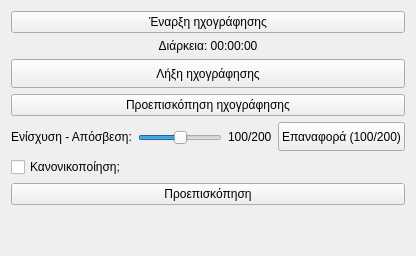
     <widget class="QWidget" name="tab_2">
      <attribute name="title">
       <string>ή εισαγωγή μέσω ηχογράφησης</string>
      </attribute>
      <layout class="QVBoxLayout" name="verticalLayout_5">
       <item>
        <widget class="QPushButton" name="record_start">
         <property name="sizePolicy">
          <sizepolicy hsizetype="Minimum" vsizetype="Maximum">
           <horstretch>0</horstretch>
           <verstretch>0</verstretch>
          </sizepolicy>
         </property>
         <property name="text">
          <string>Έναρξη ηχογράφησης</string>
         </property>
         <property name="icon">
          <iconset resource="../../../../icons.qrc">
           <normaloff>:/rest-windows/assets/images/rest-windows/microphone.png</normaloff>:/rest-windows/assets/images/rest-windows/microphone.png</iconset>
         </property>
        </widget>
       </item>
       <item>
        <widget class="QLabel" name="record_time">
         <property name="text">
          <string>Διάρκεια: 00:00:00</string>
         </property>
         <property name="alignment">
          <set>Qt::AlignCenter</set>
         </property>
        </widget>
       </item>
       <item>
        <widget class="QPushButton" name="record_stop">
         <property name="sizePolicy">
          <sizepolicy hsizetype="Minimum" vsizetype="Maximum">
           <horstretch>0</horstretch>
           <verstretch>0</verstretch>
          </sizepolicy>
         </property>
         <property name="minimumSize">
          <size>
           <width>0</width>
           <height>29</height>
          </size>
         </property>
         <property name="text">
          <string>Λήξη ηχογράφησης</string>
         </property>
        </widget>
       </item>
       <item>
        <widget class="QPushButton" name="record_preview_record_button">
         <property name="sizePolicy">
          <sizepolicy hsizetype="Minimum" vsizetype="Maximum">
           <horstretch>0</horstretch>
           <verstretch>0</verstretch>
          </sizepolicy>
         </property>
         <property name="text">
          <string>Προεπισκόπηση ηχογράφησης</string>
         </property>
         <property name="icon">
          <iconset resource="../../../../icons.qrc">
           <normaloff>:/rest-windows/assets/images/rest-windows/preview-church-news.png</normaloff>:/rest-windows/assets/images/rest-windows/preview-church-news.png</iconset>
         </property>
        </widget>
       </item>
       <item>
        <widget class="QFrame" name="frame">
         <property name="sizePolicy">
          <sizepolicy hsizetype="Preferred" vsizetype="Fixed">
           <horstretch>0</horstretch>
           <verstretch>0</verstretch>
          </sizepolicy>
         </property>
         <property name="minimumSize">
          <size>
           <width>0</width>
           <height>0</height>
          </size>
         </property>
         <property name="styleSheet">
          <string notr="true">QFrame{border:none;}</string>
         </property>
         <property name="frameShape">
          <enum>QFrame::StyledPanel</enum>
         </property>
         <property name="frameShadow">
          <enum>QFrame::Raised</enum>
         </property>
         <layout class="QHBoxLayout" name="horizontalLayout_2">
          <property name="leftMargin">
           <number>0</number>
          </property>
          <property name="topMargin">
           <number>0</number>
          </property>
          <property name="rightMargin">
           <number>0</number>
          </property>
          <property name="bottomMargin">
           <number>0</number>
          </property>
          <item>
           <widget class="QLabel" name="label_6">
            <property name="text">
             <string>Ενίσχυση - Απόσβεση:</string>
            </property>
           </widget>
          </item>
          <item>
           <widget class="QFrame" name="frame_9">
            <property name="sizePolicy">
             <sizepolicy hsizetype="Expanding" vsizetype="Preferred">
              <horstretch>0</horstretch>
              <verstretch>0</verstretch>
             </sizepolicy>
            </property>
            <property name="frameShape">
             <enum>QFrame::StyledPanel</enum>
            </property>
            <property name="frameShadow">
             <enum>QFrame::Raised</enum>
            </property>
            <layout class="QVBoxLayout" name="verticalLayout_2">
             <property name="spacing">
              <number>0</number>
             </property>
             <property name="leftMargin">
              <number>0</number>
             </property>
             <property name="topMargin">
              <number>0</number>
             </property>
             <property name="rightMargin">
              <number>0</number>
             </property>
             <property name="bottomMargin">
              <number>0</number>
             </property>
             <item>
              <spacer name="verticalSpacer_3">
               <property name="orientation">
                <enum>Qt::Vertical</enum>
               </property>
               <property name="sizeHint" stdset="0">
                <size>
                 <width>20</width>
                 <height>8</height>
                </size>
               </property>
              </spacer>
             </item>
             <item>
              <widget class="QSlider" name="record_volume_slider">
               <property name="maximum">
                <number>200</number>
               </property>
               <property name="value">
                <number>100</number>
               </property>
               <property name="orientation">
                <enum>Qt::Horizontal</enum>
               </property>
              </widget>
             </item>
             <item>
              <spacer name="verticalSpacer_4">
               <property name="orientation">
                <enum>Qt::Vertical</enum>
               </property>
               <property name="sizeHint" stdset="0">
                <size>
                 <width>20</width>
                 <height>1</height>
                </size>
               </property>
              </spacer>
             </item>
            </layout>
           </widget>
          </item>
          <item>
           <widget class="QLabel" name="record_volume_label">
            <property name="text">
             <string>100/200</string>
            </property>
           </widget>
          </item>
          <item>
           <widget class="QPushButton" name="record_reset_volume_button">
            <property name="sizePolicy">
             <sizepolicy hsizetype="Minimum" vsizetype="Maximum">
              <horstretch>0</horstretch>
              <verstretch>0</verstretch>
             </sizepolicy>
            </property>
            <property name="minimumSize">
             <size>
              <width>0</width>
              <height>29</height>
             </size>
            </property>
            <property name="text">
             <string>Επαναφορά (100/200)</string>
            </property>
           </widget>
          </item>
         </layout>
        </widget>
       </item>
       <item>
        <widget class="QFrame" name="frame_3">
         <property name="minimumSize">
          <size>
           <width>0</width>
           <height>0</height>
          </size>
         </property>
         <property name="styleSheet">
          <string notr="true">QFrame{border:none;}</string>
         </property>
         <property name="frameShape">
          <enum>QFrame::StyledPanel</enum>
         </property>
         <property name="frameShadow">
          <enum>QFrame::Raised</enum>
         </property>
         <layout class="QHBoxLayout" name="horizontalLayout_3">
          <property name="leftMargin">
           <number>0</number>
          </property>
          <property name="topMargin">
           <number>0</number>
          </property>
          <property name="rightMargin">
           <number>0</number>
          </property>
          <property name="bottomMargin">
           <number>0</number>
          </property>
          <item>
           <widget class="QCheckBox" name="record_is_normalized">
            <property name="text">
             <string>Κανονικοποίηση;</string>
            </property>
           </widget>
          </item>
         </layout>
        </widget>
       </item>
       <item>
        <widget class="QPushButton" name="record_final_preview_button">
         <property name="text">
          <string>Προεπισκόπηση</string>
         </property>
         <property name="icon">
          <iconset resource="../../../../icons.qrc">
           <normaloff>:/rest-windows/assets/images/rest-windows/preview-church-news.png</normaloff>:/rest-windows/assets/images/rest-windows/preview-church-news.png</iconset>
         </property>
        </widget>
       </item>
       <item>
        <spacer name="verticalSpacer_2">
         <property name="orientation">
          <enum>Qt::Vertical</enum>
         </property>
         <property name="sizeHint" stdset="0">
          <size>
           <width>20</width>
           <height>40</height>
          </size>
         </property>
        </spacer>
       </item>
      </layout>
     </widget>
